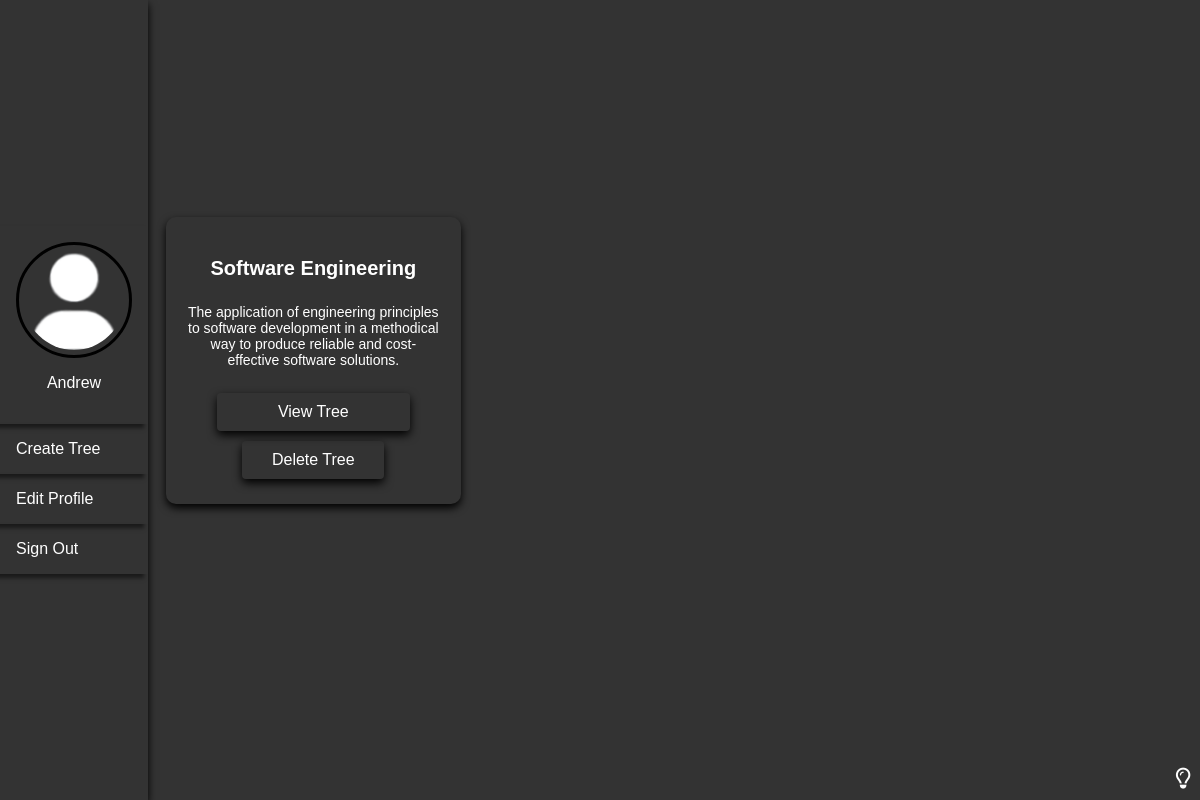
Screenshot of /dashboard/ (signed in) with the database file from the repository.
### application/models.py (models this page shows)
class User(AbstractUser):
    email = models.EmailField(unique=True, null=True)
    phoneNumber = models.CharField(max_length=15, null=True, validators=[
            RegexValidator(
                regex=r'^\+?1?\-?\d{3}\-\d{3}-\d{4}$',
                message="Phone number must be entered in the format: '+1-123-456-7890'."
            )
        ])
    bio = models.TextField(null=True)
    Linkedin = models.CharField(max_length=100, blank=True, null=True)
    Github = models.CharField(max_length=100, blank=True, null=True)
    avatar = models.ImageField(null=True, default="defaultUser.png")
    USERNAME_FIELD = "email"
    REQUIRED_FIELDS = ["username"]

class UserJsonData(models.Model):
    user = models.ForeignKey(User, on_delete=models.CASCADE, related_name="json_data")
    name = models.CharField(max_length=100, blank=True, null=True)
    description = models.CharField(max_length=500, blank=True, null=True)
    data = models.JSONField()

### application/views.py (the view)
# urls.py: path("dashboard/", views.dashboardPage, name="dashboardPage"),
@login_required(login_url="login")
def dashboardPage(request):
    user = request.user
    trees = user.json_data.all()
    context = {"trees": trees}
    return render(request, "dashboard.html", context)

### application/templates/dashboard.html
{% extends 'main.html' %} {% block content%}
<main class="dashboard-main">
  <div class="sidebar">
    <a href="{% url 'profilePage' user.username %}"
      ><img class="profile-img" src="{{ user.avatar.url }}" alt="profile picture" />
      <p style="text-align: center">{{user.username}}</p></a
    >
    <a href="{% url 'createTree' %}">Create Tree</a>
    <a href="{% url 'updateUser' %}">Edit Profile</a>
    <a href="{% url 'logout' %}">Sign Out</a>
  </div>
  <div class="content">
    <section class="card-section">
      {% if trees %} {% for tree in trees %}
      <div class="card dashboard-card">
        <h3>{{tree.name}}</h3>
        <p>{{tree.description}}</p>
        <a class="F1-button" href="{% url 'treePage' request.user.username tree.name %}">View Tree</a>
        <a class="F2-button" href="{% url 'deleteTree' tree.name %}">Delete Tree</a>
      </div>
      {% endfor %} {% else %}
      <div class="card" style="box-shadow: 0 0 8px #4d9447">
        <h3>Create New Tree</h3>
        <p>Start by creating a new tree!</p>
        <a href="{% url 'createTree' %}" style="background-color: #4d9447">Create Tree</a>
      </div>
      {% endif %}
    </section>
  </div>
</main>
<footer>
  <i class="fa-regular fa-lightbulb" onclick="toggleDarkMode()" title="Toggle Dark Mode"></i>
</footer>
{% endblock content%}

### application/static/css/stylesheet.css (style rules this page uses)
:root { --white: #ffffff; --lightGrey: #a3a3a3; --midGrey: #7c7c7c; --darkGrey: #333; --black: black; }
body { margin: 0; font-family: Arial, sans-serif; background-color: #e6e6e6; color: var(--darkGrey); overflow-y: auto; transition: background-color 0.3s, color 0.3s; }
main { background-color: inherit; }
a { color: inherit; text-decoration: none; text-align: center; }
img { display: block; margin: 2rem auto; width: 75px; height: auto; }
p { font-size: 16px; }
.dark-mode { background-color: var(--darkGrey); color: var(--white); }
header, footer { display: flex; position: fixed; align-items: center; justify-content: flex-end; background-color: transparent; z-index: 10; width: 100%; height: 0; }
header > *, header i, footer i { color: inherit; cursor: pointer; transition: filter 0.3s ease; z-index: 10; position: relative; }
header i, footer i { font-size: 1.75vw; }
footer { bottom: 0; }
footer i { bottom: 2.636vh; margin: 0.75vw; }
.F1-button, .F2-button { padding: 0.75rem; border: none; border-radius: 4px; font-size: 1rem; cursor: pointer; display: block; box-shadow: 0 4px 10px rgba(0, 0, 0, 1); color: inherit; background-color: inherit; }
.F1-button { width: 60%; margin: 0 auto 1rem auto; }
.F2-button { width: 40%; margin: 0 auto; }
.sidebar { width: 10vw; min-width: fit-content; height: 100vh; display: flex; flex-direction: column; position: fixed; box-shadow: 0 4px 8px rgba(0, 0, 0, 1); justify-content: center; }
.sidebar button, .sidebar a { background-color: inherit; color: inherit; padding: 16px; border: none; text-align: left; cursor: pointer; font-size: 16px; box-shadow: -4px 4px 4px rgba(0, 0, 0, 0.5); }
.content { width: 82vw; padding: 0 3vw; position: absolute; left: 10vw; }
.profile-img { width: 100px; height: 100px; background-color: var(--darkGrey); border-radius: 50%; border: 3px solid var(--black); padding: 5px; object-fit: cover; margin: 0; justify-self: center; }
.card-section { display: grid; grid-template-columns: repeat(auto-fill, minmax(300px, 1fr)); grid-template-rows: auto 1fr; grid-gap: 20px; margin-bottom: 60px; }
.card-section > div { padding: 20px; box-shadow: 0 4px 8px rgba(0, 0, 0, 1); border-radius: 10px; }
.dashboard-main { display: flex; height: 100vh; align-items: center; }
.card { box-shadow: 0 4px 8px rgba(0, 0, 0, 1); border-radius: 12px; padding: 20px; display: flex; flex-direction: column; align-items: center; justify-content: center; text-align: center; transition: box-shadow 0.3s ease; margin: 10px; }
.card h3 { font-size: 20px; margin-bottom: 10px; }
.card p { font-size: 14px; margin-bottom: 20px; }
.card a { padding: 10px 20px; margin: 5px 10px; }

### rows the page displays
User: avatar (placeholder picture), username "Andrew"
UserJsonData: name "Software Engineering", description "The application of engineering principles to software development in a methodical way to produce reliable and cost-effective software solutions."
